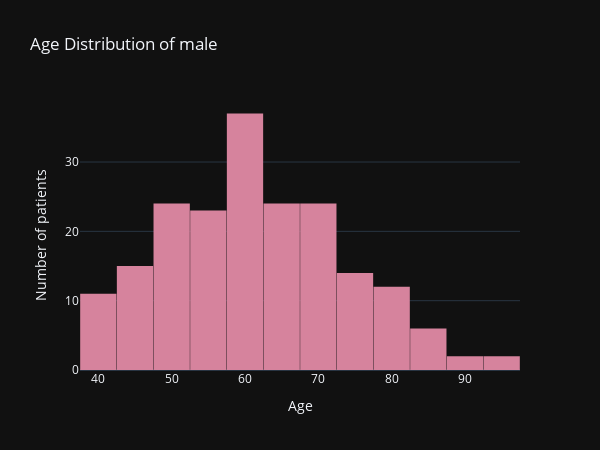

The notebook cell saved with this chart:
### Markdown cell above
There are 194 records out of 299 showing heart failure in men. With the mean age of being **61** with standard deviation of **12.22**. **75%** of all heart failure cases occur at age of **70** or older while only **25%** of the patients suffered heart failure at the age under **52**.

### Code cell
fig_age = go.Figure()

fig_age.add_trace(go.Histogram(x=male_data['age'],
                               marker_color='#d6839d'))

fig_age.update_layout(
    title_text='Age Distribution of male',
    xaxis_title_text='Age',
    yaxis_title_text='Number of patients', 
    bargap=0.01, 
    template = 'plotly_dark',
    width=600, 
    height=450
)

fig_age.show()

### Figure 1 — Plotly figure (JSON) as saved in the notebook; plotly's stock layout.template omitted (floating-point values rounded to 4 significant figures; data arrays with more than 128 entries replaced by an {"elided": "..."} marker saying what was removed)
{"data": [{"marker": {"color": "#d6839d"}, "type": "histogram", "x": {"elided": "194 float values"}}], "layout": {"bargap": 0.01, "height": 450, "title": {"text": "Age Distribution of male"}, "width": 600, "xaxis": {"title": {"text": "Age"}}, "yaxis": {"title": {"text": "Number of patients"}}}}
